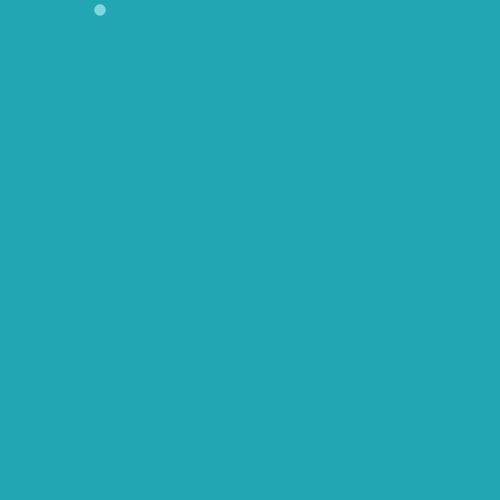
Frame 1 (no input)
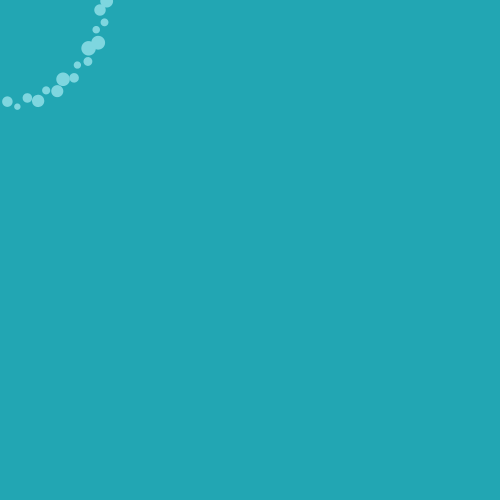
Frame 60 (the mouse pressed at the canvas centre just before this capture)
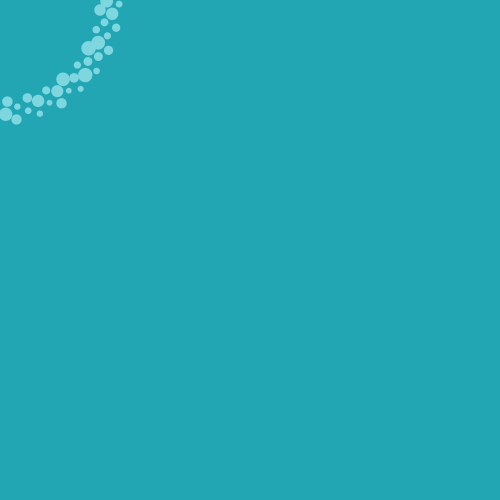
Frame 120 (the mouse held since frame 60 and released just before this capture)

The Processing sketch that drew these frames (run headless with seeded random() and noise(); from frame 60 on, the mouse is pressed at the canvas centre):

// Processing sketch: sketch_26_rotating_with_animation
// ── sketch_26_rotating_with_animation.pde
float r = 0; // rotattion variable
float circleSize;

void setup() {
  size(500, 500);
  background(#22a6b3);
  smooth(); // smoothes the edges when rotating
  noStroke();
}
void draw() {
  fill(#7ed6df);
  rotate(r);
  circleSize = random(5, 15);
  ellipse(100 + r, 10, circleSize, circleSize);

  r += 0.2; // increment the rotation
}
